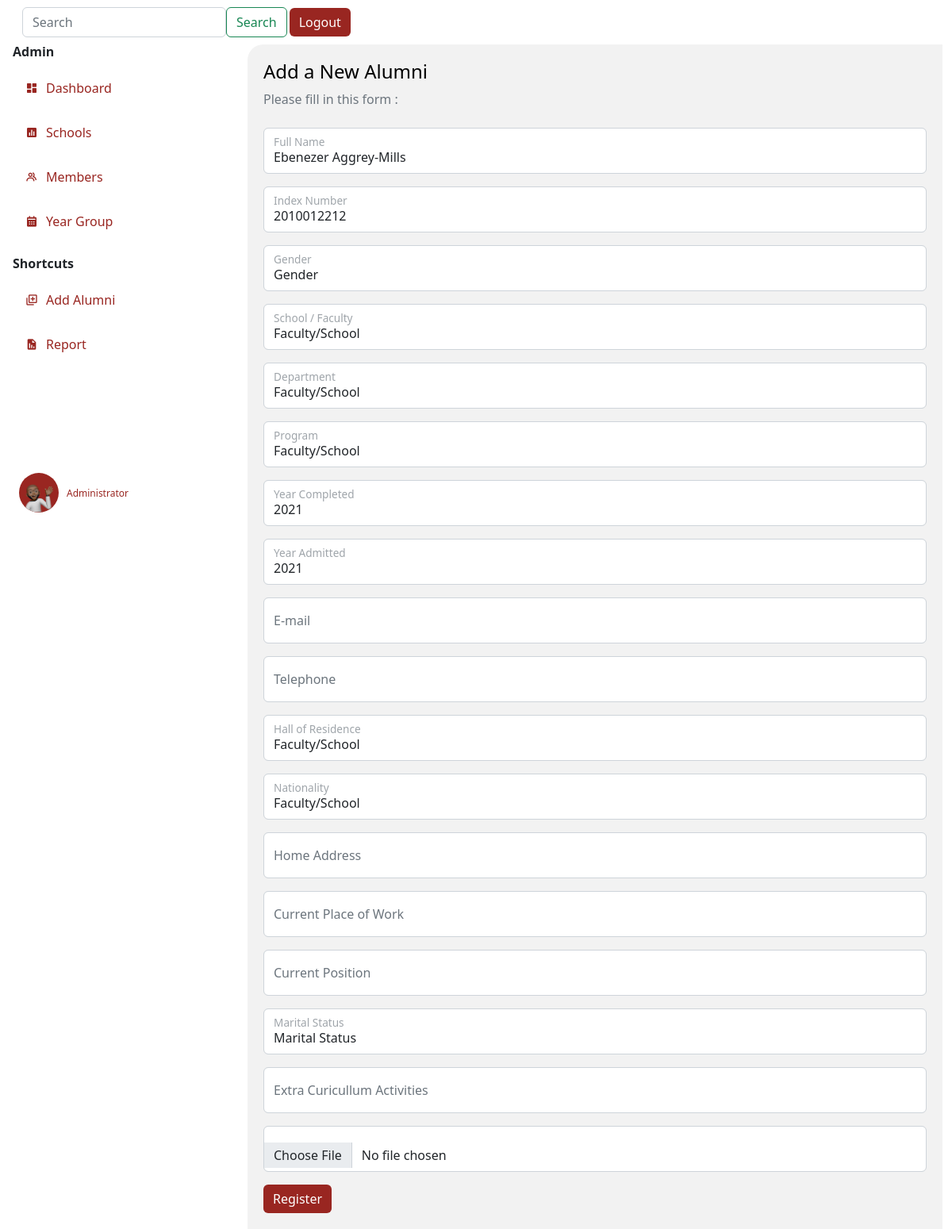
Screenshot of /update/1 with the database file from the repository.
### app.py (models this page shows)
class User(db.Model,UserMixin):
    id= db.Column(db.Integer, primary_key=True)
    fullname= db.Column(db.String()  )
    indexnumber= db.Column(db.Integer())
    gender= db.Column(db.String()    )
    school= db.Column(db.String()    )
    department= db.Column(db.String()    )
    program= db.Column(db.String()   )
    completed= db.Column(db.Integer()     )
    admitted= db.Column(db.Integer()  )
    email= db.Column(db.String()     )
    telephone= db.Column(db.Integer()     )
    hall= db.Column(db.String()  )
    nationality= db.Column(db.String()   )
    address= db.Column(db.String()   )
    work= db.Column(db.String()  )
    guardian= db.Column(db.String()  )
    kin= db.Column(db.String()   )
    relationship= db.Column(db.String()  )
    marital= db.Column(db.String()   )
    health= db.Column(db.String()    )
    extra= db.Column(db.String()     )
    image_file = db.Column(db.String(20))

### app.py (the view, shortened to what this page needs)
@app.route("/update/<int:id>")
def update(id):
    form=Adduser()
    user=User.query.get_or_404(id)
    if request.method== 'GET':
        form.fullname.data = user.fullname
        form.indexnumber.data = user.indexnumber
        form.gender.data = user.gender
        form.school.data = user.school
        form.department.data = user.department
        form.completed.data = user.completed
        form.admitted.data = user.admitted
        form.email.data = user.email
        form.telephone.data = user.telephone
        form.hall.data = user.hall
        form.nationality.data = user.nationality
        form.address.data = user.address
        form.work.data = user.work
        form.guardian.data = user.guardian
        form.marital.data = user.marital
        form.extra.data = user.extra
        form.image_file.data = user.image_file
    return render_template("addAlumni.html", form=form)

### forms.py
class Search(FlaskForm):
    searched = StringField('Searched', validators=[DataRequired()])
    submit = SubmitField('Search')

### app.py (called while the page is built)
@app.context_processor
def base():
    form=Search()
    return dict(form=form)

### templates/addAlumni.html (shortened to what this page needs)
{% extends 'layout.html' %}
{% block body %}
<h4>Add a New Alumni</h4>
<p class="text-muted" style="margin-bottom: 0;">Please fill in this form :</p>
<br>
<form action='' method="post" enctype="multipart/form-data">
  <div class="form-floating mb-3" >
    {{form.fullname(class="form-control",placeholder="fullname",id="floatingInput")}}
    <label for="floatingInput" class="text-muted">Full Name</label>
  </div>
  <div class="form-floating mb-3">
    {{form.indexnumber(class="form-control",placeholder="INT/19/01/5837",id="floatingInput" )}}
    <label for="floatingInput" class="text-muted">Index Number</label>
  </div>
    <div class="form-floating mb-3">
      {{form.gender(class="form-control",placeholder="INT/19/01/5837",id="floatingInput")}}
      <label for="floatingInput" class="text-muted">Gender</label>
    </div>
  <div class="form-floating mb-3">
    {{form.school(class="form-control",placeholder="INT/19/01/5837",id="floatingInput")}}
    <label for="floatingInput" class="text-muted">School / Faculty</label>
  </div>
  <div class="form-floating mb-3">
    {{form.department(class="form-control",placeholder="INT/19/01/5837",id="floatingInput")}}
    <label for="floatingInput" class="text-muted">Department</label>
  </div>
  <div class="form-floating mb-3">
    {{form.program(class="form-control",placeholder="INT/19/01/5837",id="floatingInput")}}
    <label for="floatingInput" class="text-muted">Program</label>
  </div>
  <div class="form-floating mb-3">
    {{form.completed(class="form-control",placeholder="INT/19/01/5837",id="floatingInput")}}
    <label for="floatingInput" class="text-muted">Year Completed</label>
  </div>
  <div class="form-floating mb-3">
    {{form.admitted(class="form-control",placeholder="INT/19/01/5837",id="floatingInput")}}
    <label for="floatingInput" class="text-muted">Year Admitted</label>
  </div>
  <div class="form-floating mb-3">
    {{form.email(class="form-control",placeholder="INT/19/01/5837",id="floatingInput")}}
    <label for="floatingInput" class="text-muted">E-mail</label>
  </div>
  <div class="form-floating mb-3">
    {{form.telephone(class="form-control",placeholder="INT/19/01/5837",id="floatingInput")}}
    <label for="floatingInput" class="text-muted">Telephone</label>
  </div>
  <div class="form-floating mb-3">
    {{form.hall(class="form-control",id="floatingInput")}}
    <label for="floatingInput" class="text-muted">Hall of Residence</label>
  </div>
  <div class="form-floating mb-3">
    {{form.nationality(class="form-control",placeholder="INT/19/01/5837",id="floatingInput")}}
    <label for="floatingInput" class="text-muted">Nationality</label>
  </div>
  <div class="form-floating mb-3">
    {{form.address(class="form-control",placeholder="INT/19/01/5837",id="floatingInput")}}
    <label for="floatingInput" class="text-muted">Home Address</label>
  </div>
  <div class="form-floating mb-3">
    {{form.work(class="form-control",placeholder="INT/19/01/5837",id="floatingInput")}}
    <label for="floatingInput" class="text-muted">Current Place of Work</label>
  </div>
  <div class="form-floating mb-3">
    {{form.guardian(class="form-control",placeholder="INT/19/01/5837",id="floatingInput")}}
    <label for="floatingInput" class="text-muted">Current Position</label>
  </div>
  <div class="form-floating mb-3">
    {{form.marital(class="form-control",placeholder="INT/19/01/5837",id="floatingInput")}}
    <label for="floatingInput" class="text-muted">Marital Status</label>
  </div>
  <div class="form-floating mb-3">
    {{form.extra(class="form-control",placeholder="INT/19/01/5837",id="floatingInput")}}
    <label for="floatingInput" class="text-muted">Extra Curicullum Activities</label>
  </div>
  <div class="form-floating mb-3">
    {{form.picture(class="form-control",id="floatingInput" )}}
  </div>
  <button class="btn" style="color: #fff; background: #992621; border: none;" type="submit">Register</button>
</form>
{% endblock body %}

### static/css/newstyle.css (style rules this page uses)
body { background: #f2f2f2; }
h4 { color: black; }

### rows the page displays
User: fullname "Ebenezer Aggrey-Mills", indexnumber "2010012212", gender "Gender", school "Faculty/School", department "Faculty/School", program "Faculty/School", completed "2021", admitted "2021", hall "Faculty/School", nationality "Faculty/School", marital "Marital Status"
